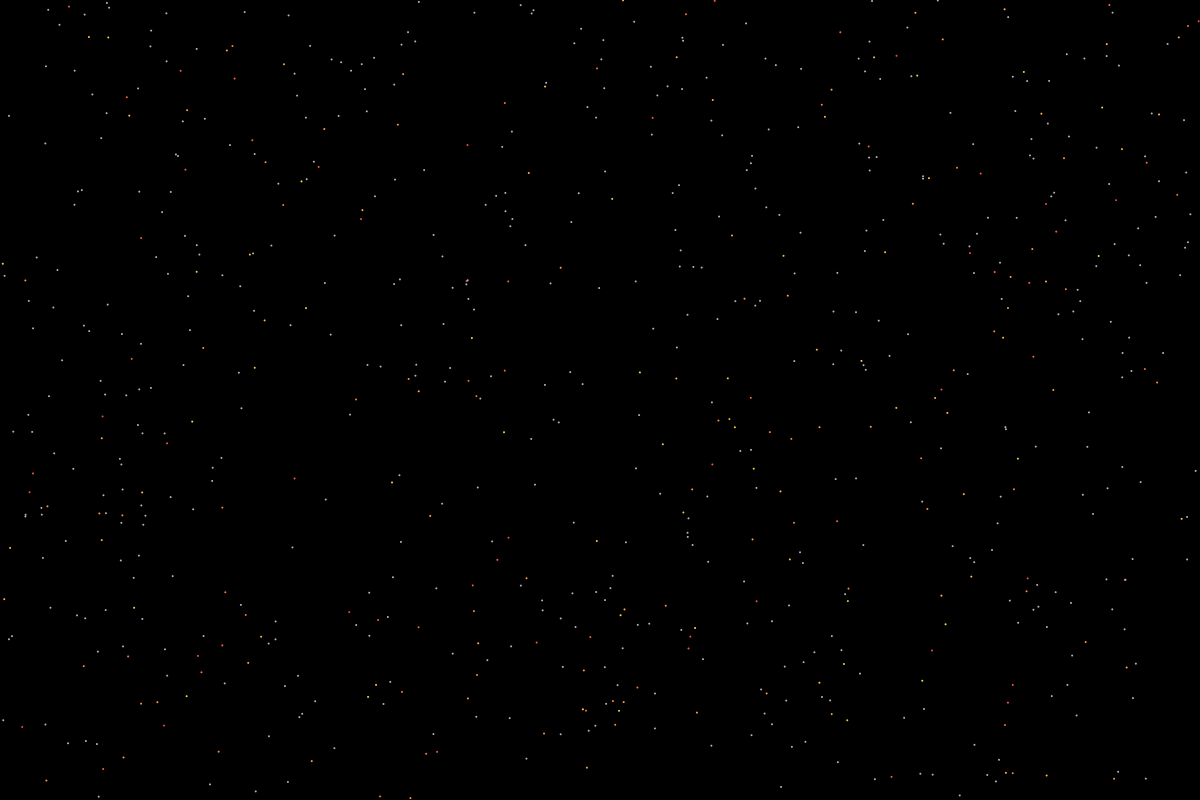
Frame 1 (no input)
Frame 60 (the mouse pressed at the canvas centre just before this capture): identical to frame 1, image omitted
Frame 120 (the mouse held since frame 60 and released just before this capture): identical to frame 1, image omitted

The Processing sketch that drew this single still picture (run headless with seeded random() and noise(); from frame 60 on, the mouse is pressed at the canvas centre):

// Processing sketch: SpaceBackground
// ── SpaceBackground.pde
Background bg;

void setup() {
  size(1200, 800);
  bg = new Background(width, height);
}

void draw() {
  clear();
  bg.show();
}
// ── Background.pde
class Background {
  
  PGraphics bg;
  PVector max;
  
  Background(int x, int y) {
    max = new PVector(x, y);
    generate();
  }

  void generate() {
    bg = createGraphics((int)max.x, (int)max.y);
    bg.beginDraw();
    bg.colorMode(HSB, 360, 100, 100);
    bg.noStroke();
    bg.fill(0);
    bg.rect(0, 0, max.x, max.y);
    for (int i = 0; i < 0.00025 * max.x * max.y; i++) {
      bg.fill(random(50), 75, 100);
      bg.ellipse(random(max.x), random(max.y), 2, 2);
      bg.fill(255);
      bg.ellipse(random(max.x), random(max.y), 2, 2);
      bg.ellipse(random(max.x), random(max.y), 2, 2);
    }
    bg.endDraw();
  }

  void show() {
    image(bg, 0, 0);
  }
}
